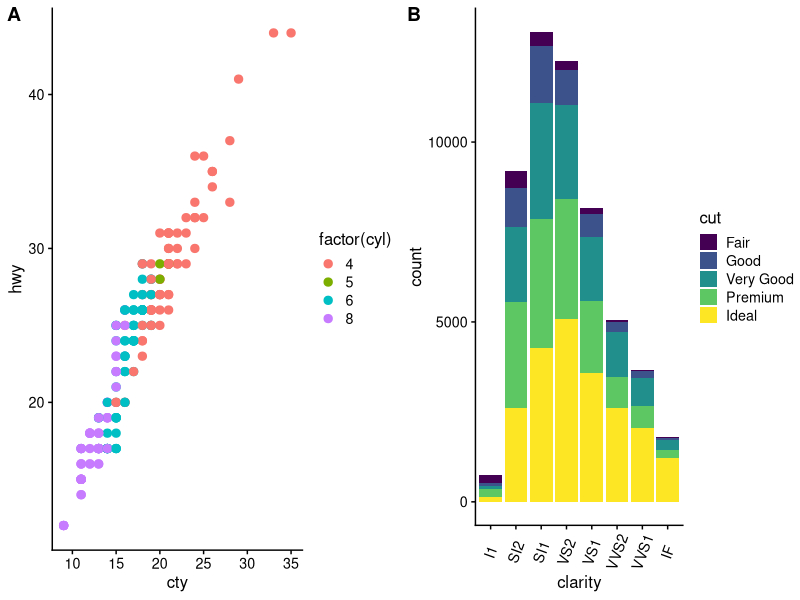
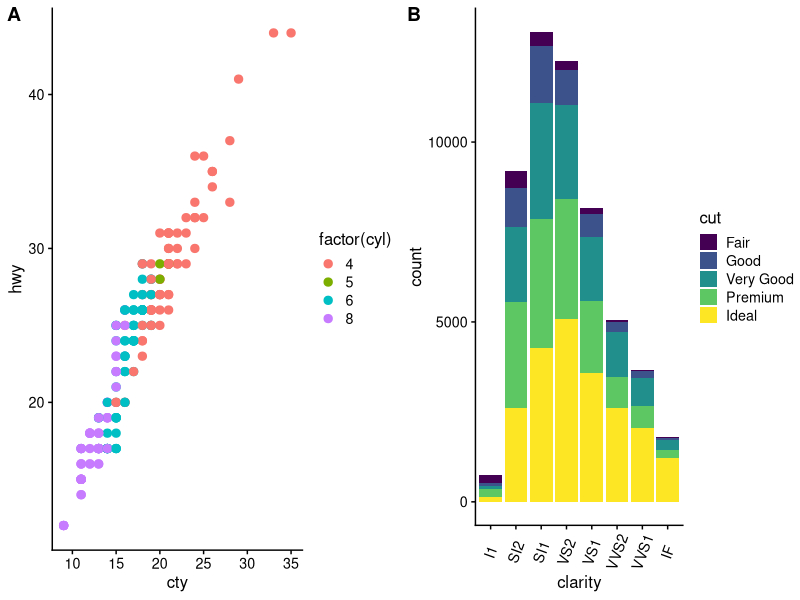
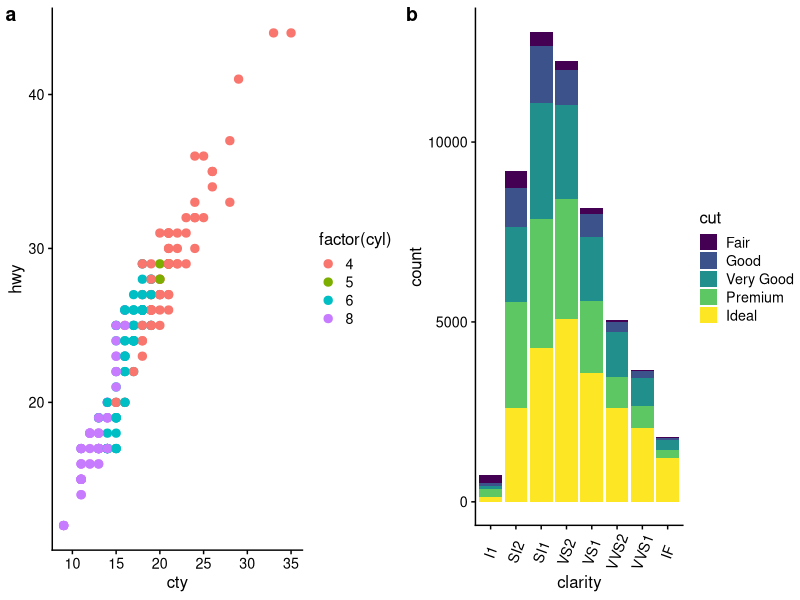
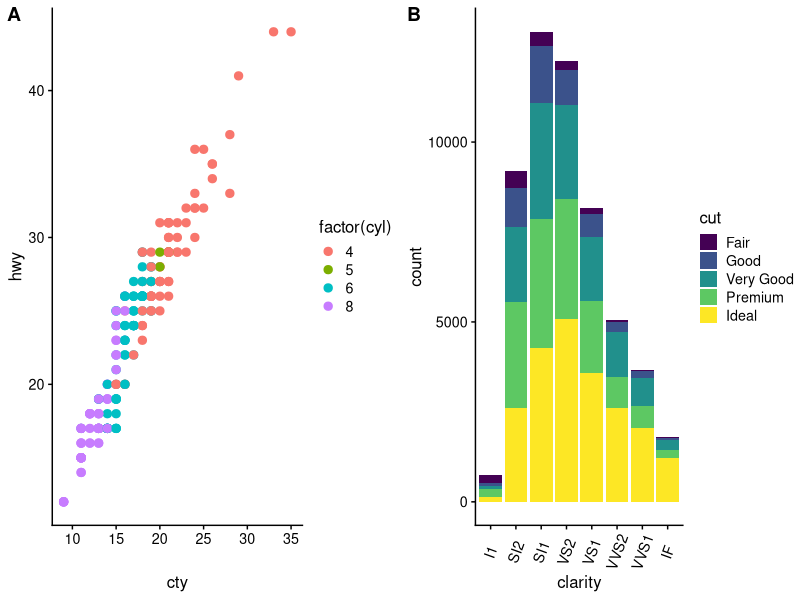
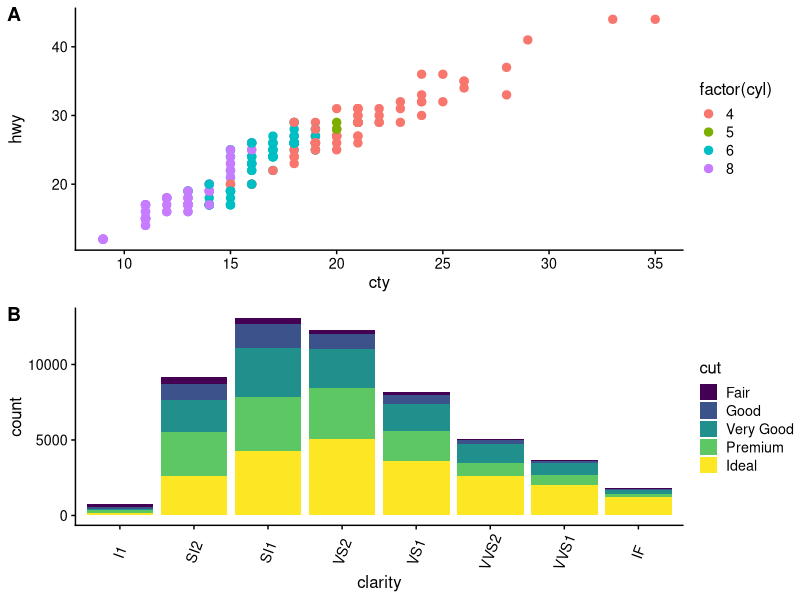
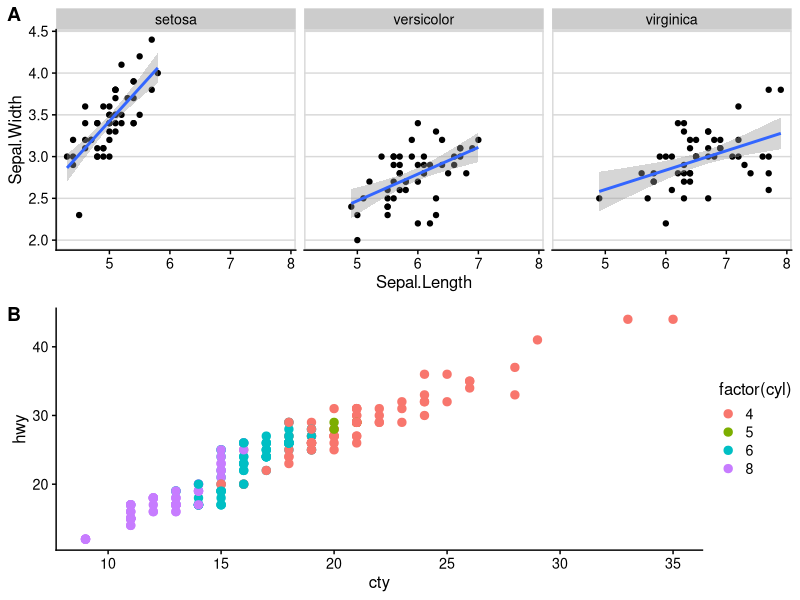
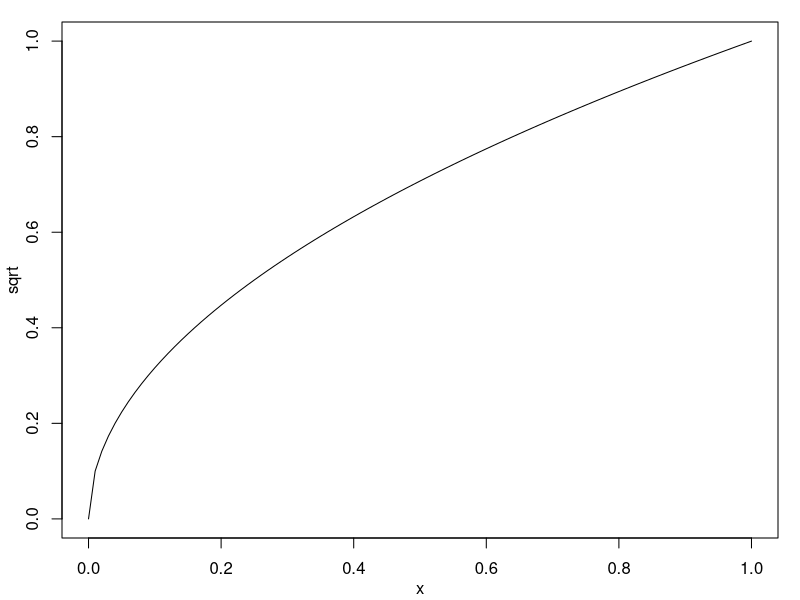
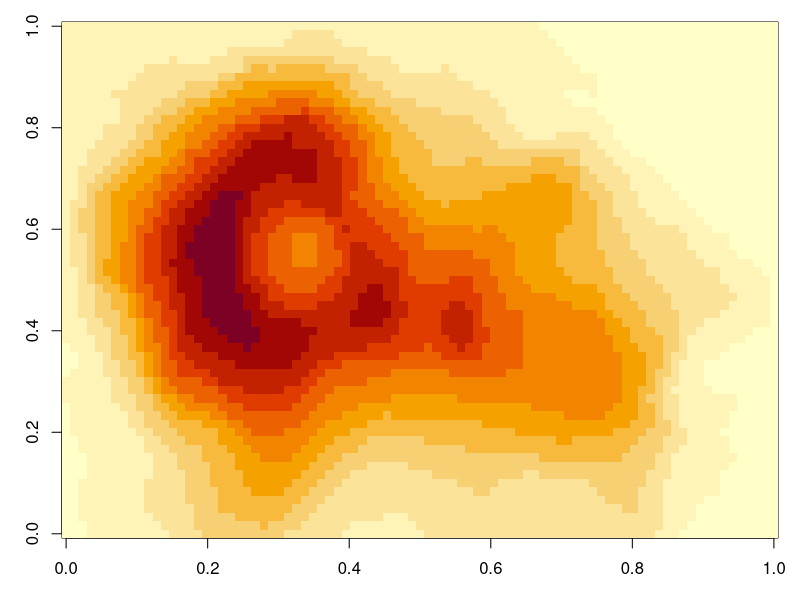

Write the R code that produced these figures, in order.
## ---- chunk 1
library(ggplot2)
library(cowplot)
theme_set(theme_cowplot(font_size=12)) # reduce default font size
plot.mpg <- ggplot(mpg, aes(x = cty, y = hwy, colour = factor(cyl))) + 
  geom_point(size=2.5)
plot.diamonds <- ggplot(diamonds, aes(clarity, fill = cut)) + geom_bar() +
  theme(axis.text.x = element_text(angle=70, vjust=0.5))
plot_grid(plot.mpg, plot.diamonds, labels = c('A', 'B'))
## ---- chunk 2
plot_grid(plot.mpg, plot.diamonds, labels = "AUTO")
## ---- chunk 3
plot_grid(plot.mpg, plot.diamonds, labels = "auto")
## ---- chunk 4
plot_grid(plot.mpg, plot.diamonds, labels = "AUTO", align = 'h')
## ---- chunk 5
plot_grid(plot.mpg, plot.diamonds, labels = "AUTO", ncol = 1, align = 'v')
## ---- chunk 6
plot.iris <- ggplot(iris, aes(Sepal.Length, Sepal.Width)) + 
  geom_point() + facet_grid(. ~ Species) + stat_smooth(method = "lm") +
  background_grid(major = 'y', minor = "none") + # add thin horizontal lines 
  panel_border() # and a border around each panel
plot_grid(plot.iris, plot.mpg, labels = "AUTO", ncol = 1, 
          align = 'v', axis = 'l') # aligning vertically along the left axis
## ---- chunk 7
par(bg = "transparent", # switch off background to avoid obscuring adjacent plots
    mar = c(3, 3, 1, 1) + .1, # reduce margins
    mgp = c(2, 1, 0) # move axis labels closer to axis
   ) 
plot(sqrt) # plot the square root function
recordedplot <- recordPlot() # record the previous plot
## ---- chunk 8
 # define the function
plotfunc <- function() {
  par(bg = "transparent", # switch off background to avoid obscuring adjacent plots
      mar = c(3, 3, 1, 1) + .1, # reduce margins
      mgp = c(2, 1, 0) # move axis labels closer to axis
   ) 
  image(volcano)
}
plotfunc() # call the function to make the plot
## ---- chunk 9
gcircle <- grid::circleGrob()
ggdraw(gcircle)
## ---- chunk 10
plot_grid(plot.mpg, recordedplot, plotfunc, gcircle, labels = "AUTO", hjust = 0, vjust = 1,
          scale = c(1., 1., 1., 0.9))
## ---- chunk 11
plot_grid(plot.mpg, plot.diamonds, labels = "AUTO", align = 'h', label_size = 12)
## ---- chunk 12
plot_grid(plot.mpg, plot.diamonds, labels = "AUTO", align = 'h', label_fontfamily = "serif",
          label_fontface = "plain", label_colour = "blue")
## ---- chunk 13
plot_grid(plot.mpg, plot.diamonds, labels = "AUTO", align = 'h', label_size = 12,
          label_x = 0, label_y = 0, hjust = -0.5, vjust = -0.5 )
## ---- chunk 14
plot_grid(plot.mpg, plot.diamonds, labels = "AUTO", align = 'h', rel_widths = c(1, 1.3))
## ---- chunk 15
bottom_row <- plot_grid(plot.mpg, plot.diamonds, labels = c('B', 'C'), align = 'h', rel_widths = c(1, 1.3))
plot_grid(plot.iris, bottom_row, labels = c('A', ''), ncol = 1, rel_heights = c(1, 1.2))
## ---- chunk 16
# first align the top-row plot (plot.iris) with the left-most plot of the
# bottom row (plot.mpg)
plots <- align_plots(plot.mpg, plot.iris, align = 'v', axis = 'l')
# then build the bottom row
bottom_row <- plot_grid(plots[[1]], plot.diamonds, 
                        labels = c('B', 'C'), align = 'h', rel_widths = c(1, 1.3))
# then combine with the top row for final plot
plot_grid(plots[[2]], bottom_row, labels = c('A', ''), ncol = 1, rel_heights = c(1, 1.2))
